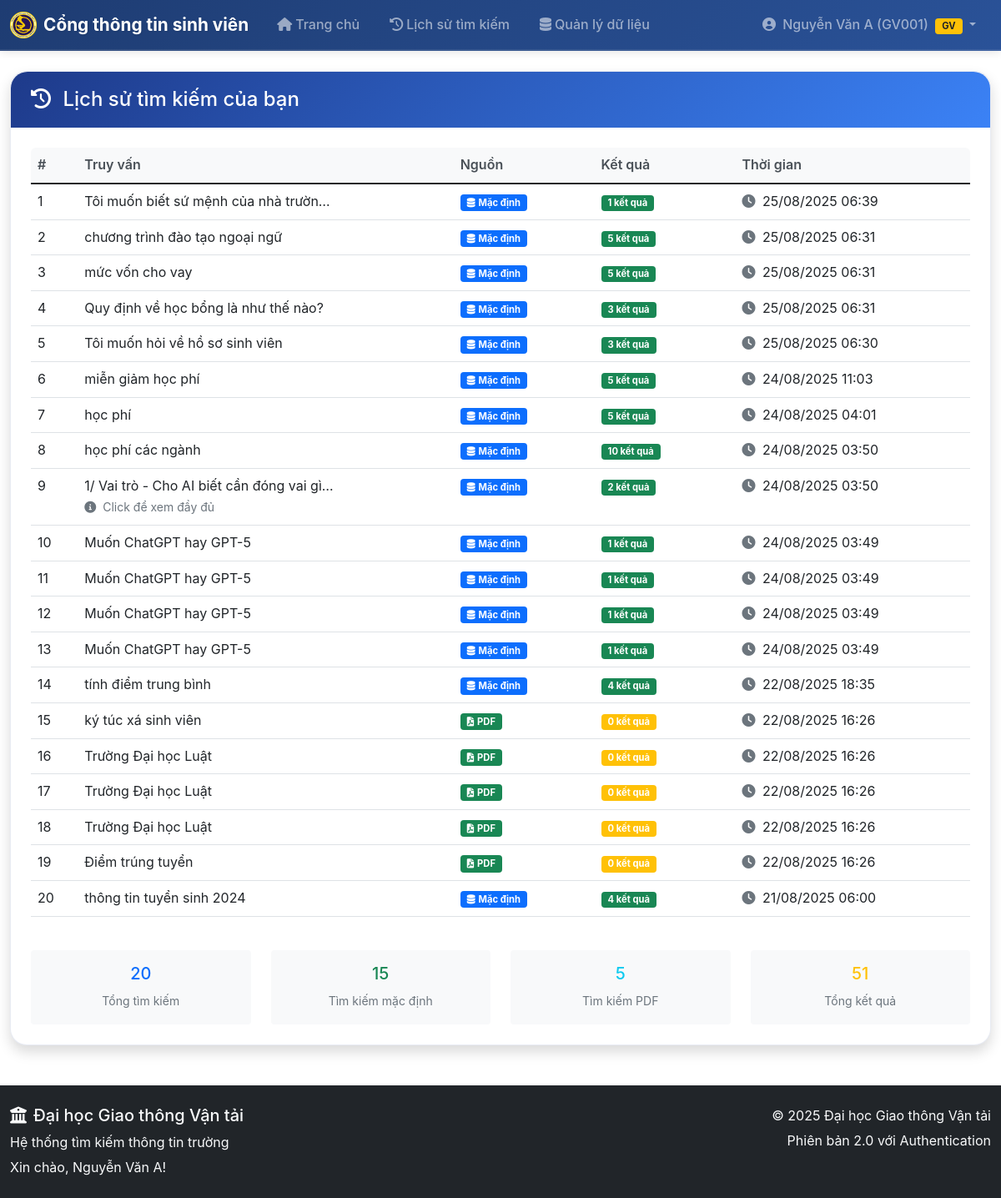
The app's page /search_history (signed in), older data.
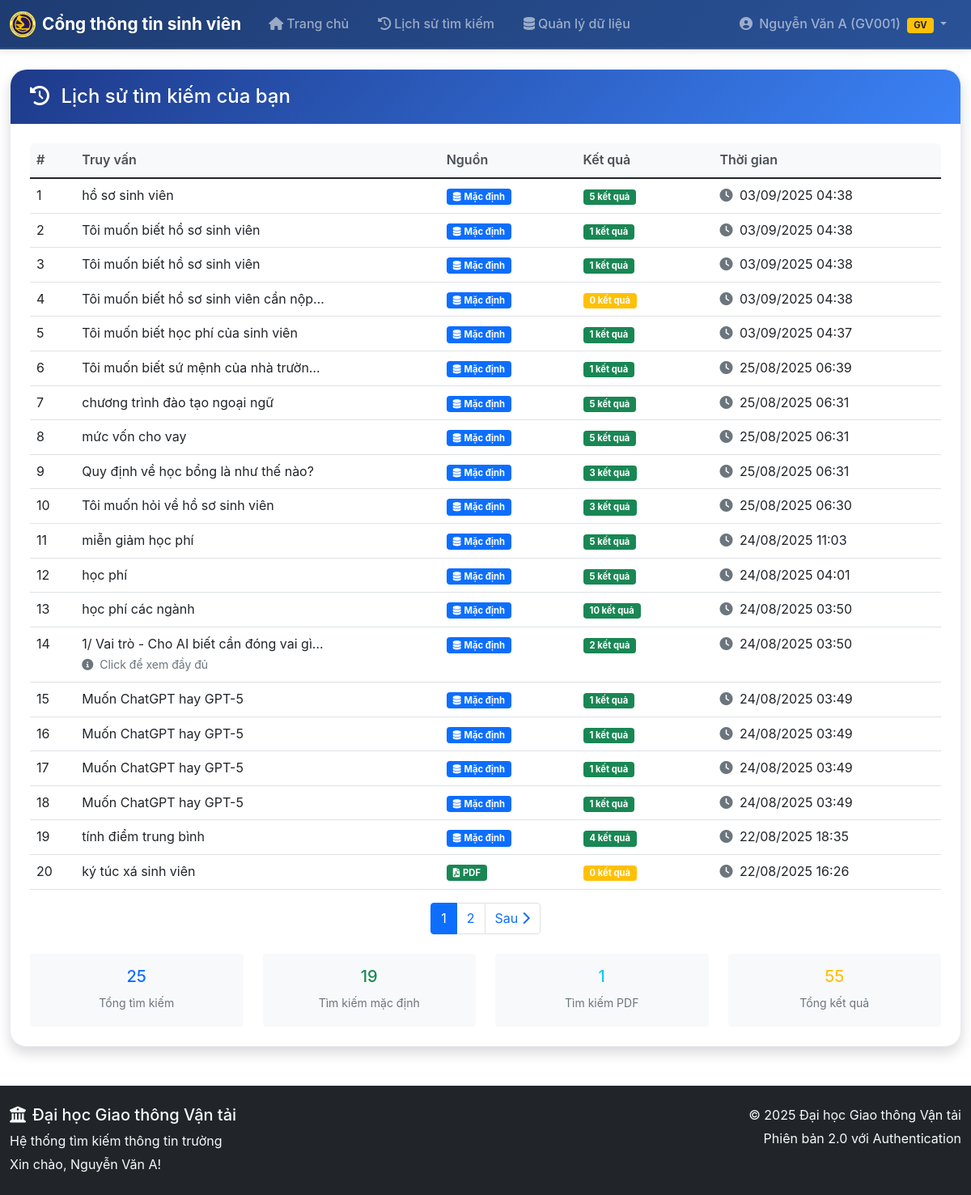
The same page, newer data.
### models.py (models this page shows, shortened)
class SearchHistory(db.Model):
    id = db.Column(db.Integer, primary_key=True)
    user_id = db.Column(db.Integer, db.ForeignKey('user.id'), nullable=False)
    query = db.Column(db.Text, nullable=False)
    source = db.Column(db.String(20), nullable=False, default='default')  # 'default' hoặc 'pdf'
    results_count = db.Column(db.Integer, nullable=False, default=0)
    search_time = db.Column(db.DateTime, default=datetime.utcnow)
    user = db.relationship('User', backref=db.backref('search_history', lazy=True))

### app.py (the view)
@app.route('/search_history')
@login_required
def search_history():
    page = request.args.get('page', 1, type=int)
    per_page = 20  # số lượng kết quả mỗi trang
    history = (db.session.query(SearchHistory)
               .filter(SearchHistory.user_id == current_user.id)
               .order_by(SearchHistory.search_time.desc())
               .paginate(page=page, per_page=per_page, error_out=False))
    return render_template('search_history.html', history=history)

### app.py (called while the page is built)
@login_manager.user_loader
def load_user(user_id):
    return db.session.get(User, int(user_id))

### models.py (called while the page is built)
    def is_teacher(self):
        return self.role == 'teacher'

    def is_admin(self):
        return self.username == 'admin' or self.role == 'admin'

    def get_display_name(self):
        if self.role == 'teacher' and self.teacher_id:
            return f"{self.full_name} ({self.teacher_id})"
        return self.full_name

### templates/search_history.html (shortened to what the changed rows need)
{% extends "base.html" %}
{% block content %}
<div class="row">
    <div class="col-12">
        <div class="card shadow">
            <div class="card-body">
                {% if history.items %}
                    <div class="table-responsive">
                        <table class="table table-hover">
                            <thead class="table-light">
                                <tr>
                                    <th width="5%">#</th>
                                    <th width="40%">Truy vấn</th>
                                    <th width="15%">Nguồn</th>
                                    <th width="15%">Kết quả</th>
                                    <th width="25%">Thời gian</th>
                                </tr>
                            </thead>
                            <tbody>
                                {% for item in history.items %}
                                <tr>
                                    <td>{{ loop.index + (history.page - 1) * history.per_page }}</td>
                                    <td>
                                        <div class="query-text">
                                            {{ item.query }}
                                        </div>
                                        {% if item.query|length > 50 %}
                                        <small class="text-muted">
                                            <i class="fas fa-info-circle me-1"></i>
                                            Click để xem đầy đủ
                                        </small>
                                        {% endif %}
                                    </td>
                                    <td>
                                        {% if item.source == 'pdf' %}
                                            <span class="badge bg-success">
                                                <i class="fas fa-file-pdf me-1"></i>PDF
                                            </span>
                                        {% else %}
                                            <span class="badge bg-primary">
                                                <i class="fas fa-database me-1"></i>Mặc định
                                            </span>
                                        {% endif %}
                                    </td>
                                    <td>
                                        <span class="badge bg-{{ 'success' if item.results_count > 0 else 'warning' }}">
                                            {{ item.results_count }} kết quả
                                        </span>
                                    </td>
                                    <td>
                                        <div class="text-nowrap">
                                            <i class="fas fa-clock me-1 text-muted"></i>
                                            {{ item.search_time.strftime('%d/%m/%Y %H:%M') }}
                                        </div>
                                    </td>
                                </tr>
                                {% endfor %}
                            </tbody>
                        </table>
                    </div>
                    {% if history.pages > 1 %}
                    <nav aria-label="Phân trang lịch sử tìm kiếm">
                        <ul class="pagination justify-content-center">
                            {% for page_num in history.iter_pages() %}
                                {% if page_num %}
                                    {% if page_num != history.page %}
                                        <li class="page-item">
                                            <a class="page-link" href="{{ url_for('search_history', page=page_num) }}">{{ page_num }}</a>
                                        </li>
                                    {% else %}
                                        <li class="page-item active">
                                            <span class="page-link">{{ page_num }}</span>
                                        </li>
                                    {% endif %}
                                {% else %}
                                    <li class="page-item disabled">
                                        <span class="page-link">...</span>
                                    </li>
                                {% endif %}
                            {% endfor %}
                            {% if history.has_next %}
                                <li class="page-item">
                                    <a class="page-link" href="{{ url_for('search_history', page=history.next_num) }}">
                                        Sau <i class="fas fa-chevron-right"></i>
                                    </a>
                                </li>
                            {% endif %}
                        </ul>
                    </nav>
                    {% endif %}
                    <div class="row mt-4">
                        <div class="col-md-3">
                            <div class="text-center p-3 bg-light rounded">
                                <h5 class="text-primary">{{ history.total }}</h5>
                                <small class="text-muted">Tổng tìm kiếm</small>
                            </div>
                        </div>
                        <div class="col-md-3">
                            <div class="text-center p-3 bg-light rounded">
                                <h5 class="text-success">{{ history.items|selectattr('source', 'eq', 'default')|list|length }}</h5>
                                <small class="text-muted">Tìm kiếm mặc định</small>
                            </div>
                        </div>
                        <div class="col-md-3">
                            <div class="text-center p-3 bg-light rounded">
                                <h5 class="text-info">{{ history.items|selectattr('source', 'eq', 'pdf')|list|length }}</h5>
                                <small class="text-muted">Tìm kiếm PDF</small>
                            </div>
                        </div>
                        <div class="col-md-3">
                            <div class="text-center p-3 bg-light rounded">
                                <h5 class="text-warning">{{ (history.items|map(attribute='results_count')|sum) }}</h5>
                                <small class="text-muted">Tổng kết quả</small>
                            </div>
                        </div>
                    </div>
                {% endif %}
            </div>
        </div>
    </div>
</div>
{% endblock %}

Row changes from the older to the newer data that the page shows:
no longer on this page (row unchanged): SearchHistory: query "Trường Đại học Luật", source "pdf" (drawn), results_count "0", search_time "22/08/2025 16:26"
no longer on this page (row unchanged): SearchHistory: query "Trường Đại học Luật", source "pdf" (drawn), results_count "0", search_time "22/08/2025 16:26"
no longer on this page (row unchanged): SearchHistory: query "Trường Đại học Luật", source "pdf" (drawn), results_count "0", search_time "22/08/2025 16:26"
no longer on this page (row unchanged): SearchHistory: query "Điểm trúng tuyển", source "pdf" (drawn), results_count "0", search_time "22/08/2025 16:26"
no longer on this page (row unchanged): SearchHistory: query "thông tin tuyển sinh 2024", source "default" (drawn), results_count "4", search_time "21/08/2025 06:00"
added SearchHistory: query "hồ sơ sinh viên", source "default" (drawn), results_count "5", search_time "03/09/2025 04:38"
added SearchHistory: query "Tôi muốn biết hồ sơ sinh viên", source "default" (drawn), results_count "1", search_time "03/09/2025 04:38"
added SearchHistory: query "Tôi muốn biết hồ sơ sinh viên", source "default" (drawn), results_count "1", search_time "03/09/2025 04:38"
added SearchHistory: query "Tôi muốn biết hồ sơ sinh viên cần nộp…", source "default" (drawn), results_count "0", search_time "03/09/2025 04:38"
added SearchHistory: query "Tôi muốn biết học phí của sinh viên", source "default" (drawn), results_count "1", search_time "03/09/2025 04:37"
Text that changed along with them:
{{ history.total }}: "20" → "25"
{{ history.items|selectattr('source', 'eq', 'default')|list|length }}: "15" → "19"
{{ history.items|selectattr('source', 'eq', 'pdf')|list|length }}: "5" → "1"
{{ (history.items|map(attribute='results_count')|sum) }}: "51" → "55"
new list line: "1"
new list line: "2"
text now shown: "Sau"
